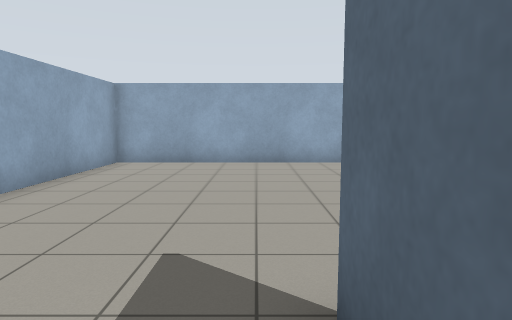
view 1 (above)

15 first-person views from a walk through a robot-simulator world made for Gazebo. The camera is 1.2 m above the floor, tilts 6° down and sees 75° across. The floor is counted in squares, 1 m on a side. Each view is taken from the middle of a square. On the plan, view 1 faces up. The plan holds only what a view shows up to about 13 squares ahead; the rest is blank.

view 2
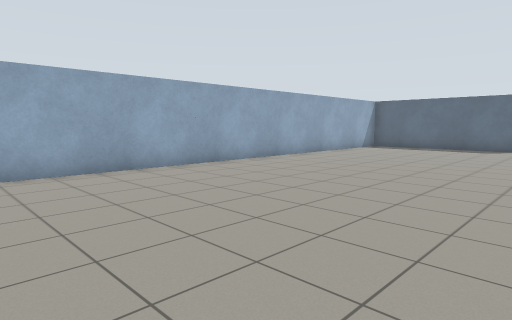

view 3
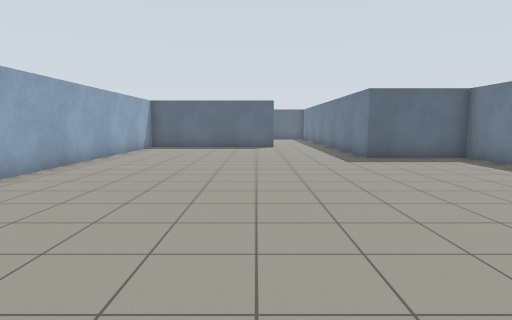

view 4
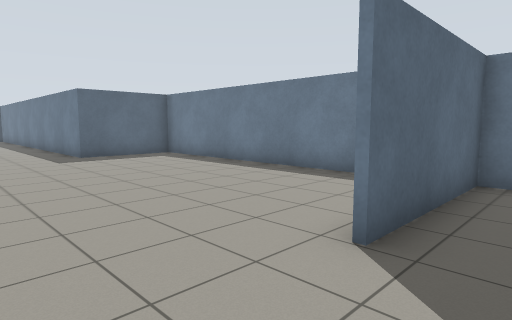

view 5
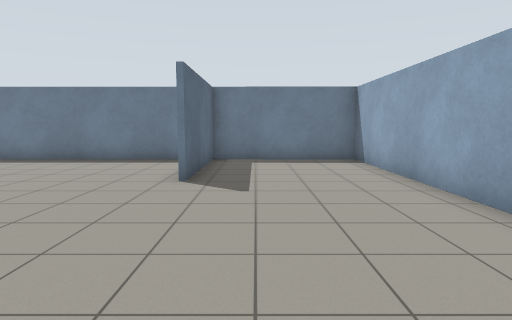

view 6
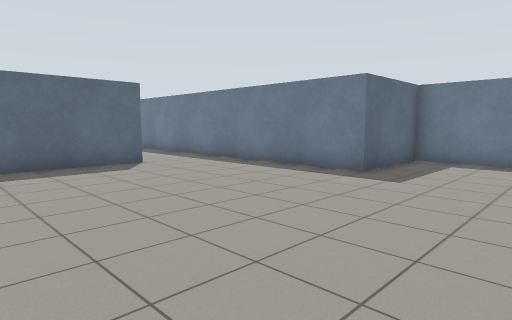

view 7
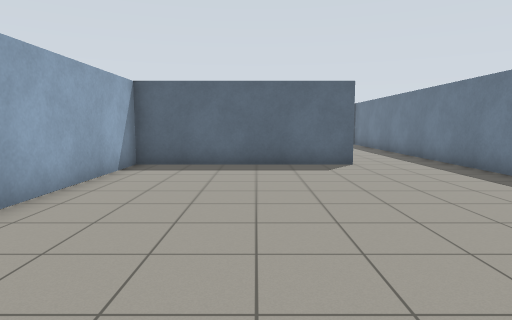

view 8
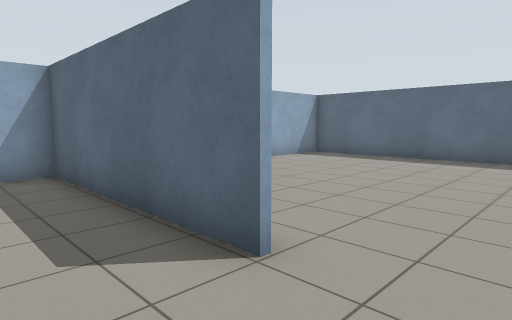

view 9
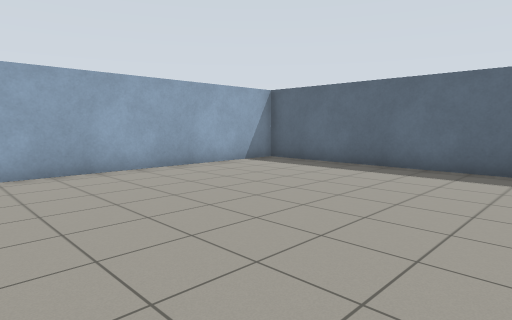

view 10
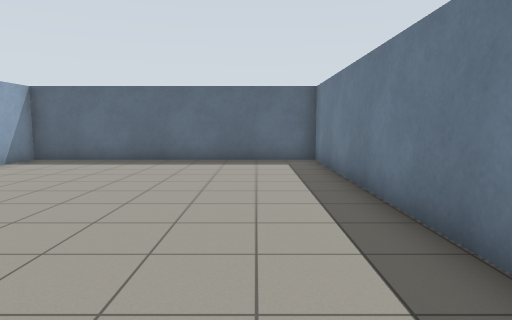

view 11
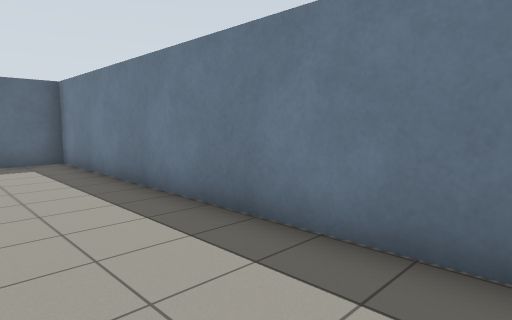

view 12
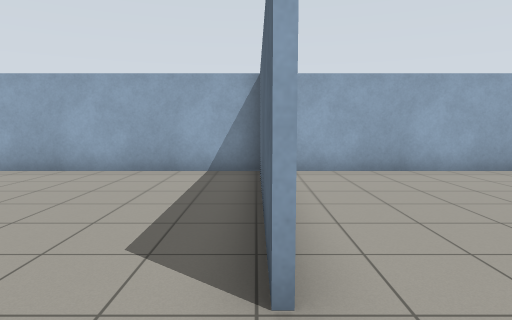

view 13
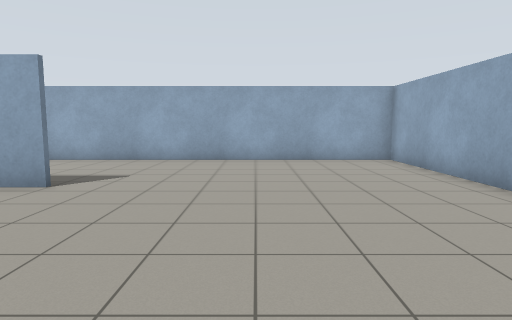

view 14
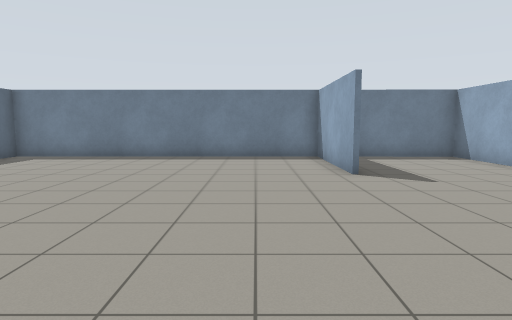

view 15
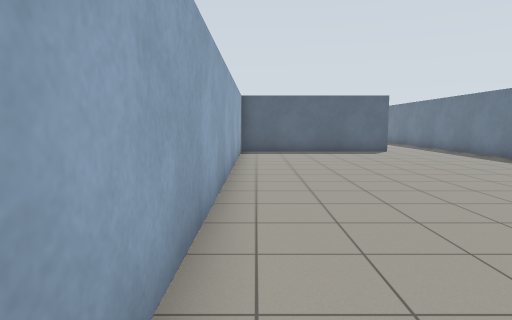

### Floor plan
Points are (right, up) in squares from view 1. A wall is a line through its corners. A room is listed if a view was taken in it or the views show most of it. See-through windows are left out.
Room 1 (views 1, 2, 3, 4, 5, 6, 7, 8, 10, 11, 12, 13, 14, 15)
walls: (0.6, 2) (0.6, -2.7) (12.1, -2.7) (12.1, 0.9) (18.6, 0.9); (18.1, 4) (18.1, 10.6) (-4.5, 10.6) (-4.5, -2.7) (0.5, -2.7) (0.5, 2)
ways out: opening at (19, 3) to room 2
Room 2 (view 9)
walls: (18.6, 0.9) (28.5, 0.9) (28.5, 10.6) (19, 10.6)
ways out: opening at (19, 3) to room 1

Positions as (right, up) in squares from view 1, and headings:
1: (0, 0), facing up
2: (0, 2), facing up-right
3: (0, 5), facing right
4: (-1, 5), facing down-right
5: (-1, 9), facing down
6: (8, 9), facing down-right
7: (8, 7), facing right
8: (16, 2), facing up-right
9: (19, 2), facing up-right
10: (17, 3), facing right
11: (17, 4), facing down-right
12: (18, 2), facing up
13: (7, 6), facing left
14: (3, 10), facing down
15: (3, 10), facing right
